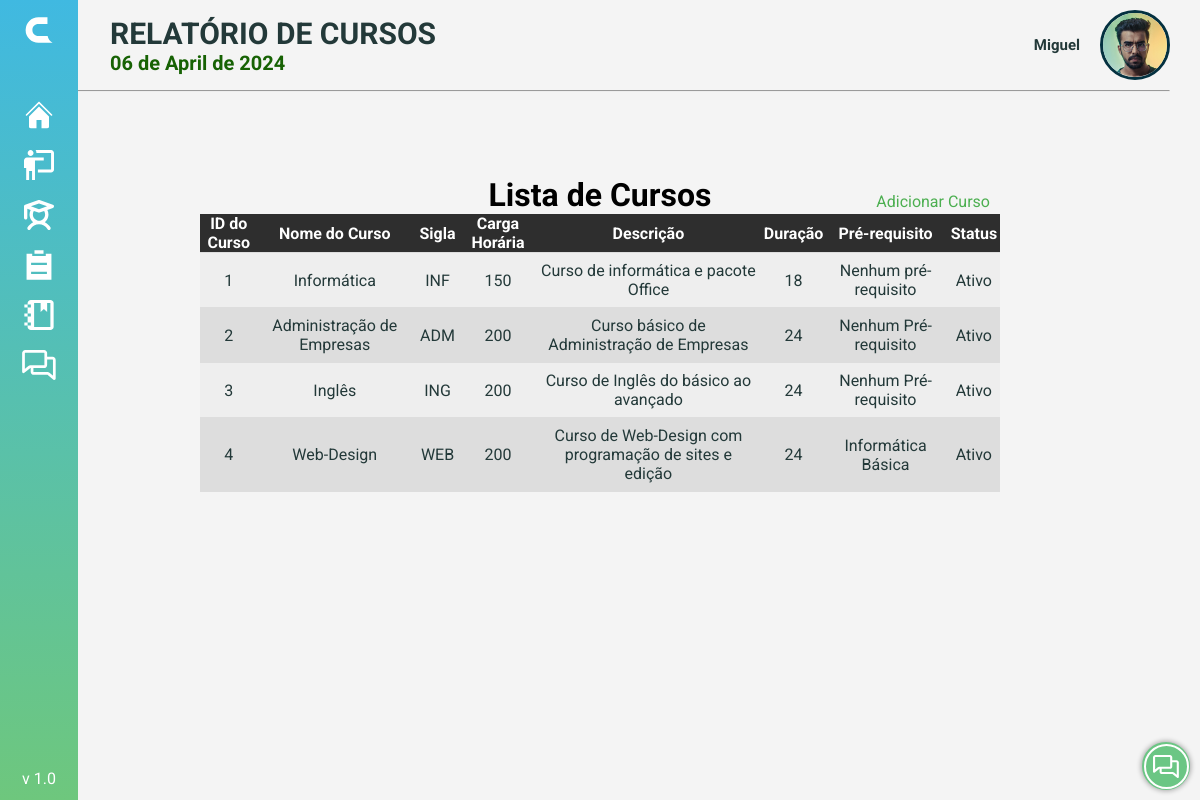
/PAGES/s_curso_consulta.php (signed in), run on the app's committed database.
### tables this page shows
CREATE TABLE Curso (
  Curso_id INT NOT NULL AUTO_INCREMENT,
  Curso_Nome VARCHAR(100) NOT NULL,
  Curso_Sigla CHAR(3) NOT NULL,
  Curso_Carga_horaria INT(10) NOT NULL,
  Curso_Desc VARCHAR(500) NOT NULL,
  Curso_Duracao INT NOT NULL,
  Curso_PreRequisito VARCHAR(500) NOT NULL,
  Curso_Registro DATETIME NOT NULL DEFAULT CURRENT_TIMESTAMP,
  Curso_Status CHAR(1) DEFAULT 1,
  PRIMARY KEY (Curso_id)
);

### PHP/data.php (called while the page is built, shortened)
<?php
$data = date('Y-m-d');
$numeroDia = date('d', strtotime($data));
$nomeMes = strftime('%B', strtotime($data));
$ano = date('Y', strtotime($data));
$nomeMes = utf8_encode($nomeMes);
$date = $numeroDia . ' de ' . $nomeMes . ' de ' . $ano;
?>

### PAGES/s_curso_consulta.php (the view, shortened to what this page needs)
<!DOCTYPE html>
<html lang="pt-BR">
<head>
    <link rel="stylesheet" href="../PHP/sidebar/menu.css">
    <link rel="stylesheet" href="../STYLE/botao.css" />
    <link rel="stylesheet" href="../STYLE/data.css">
    <link rel="stylesheet" href="https://cdnjs.cloudflare.com/ajax/libs/font-awesome/6.3.0/css/all.min.css"
 />
    <link href='https://unpkg.com/boxicons@2.0.7/css/boxicons.min.css' rel='stylesheet'>
    <link rel="stylesheet" href="../STYLE/style_home.css">
</head>
<body>
    <?php include('../PHP/data.php'); ?>
    <?php include('../PHP/sidebar/menu.php'); ?>
    <?php include('../PHP/redes.php'); ?>
    <?php include('../PHP/dropdown.php'); ?>
    <header>
        <div class="title">
            <div class="nomedata closed">
                <h1>RELATÓRIO DE CURSOS</h1>
                <div class="php">
                    <?php echo $date; ?>
                </div>
            </div>
            <div class="user">
                <?php echo $dropdown; ?>
            </div>
        </div>
        <hr>
    </header>
    <div>
        <?php echo $sidebarHTML; ?>
    </div>
    <main>
<div class="top"><h1>Lista de Cursos</h1>
        <a href="s_curso_cad.php"><img src="../ICON/sinal-mais.svg" alt="">Adicionar Curso</a></div>
        <table>
            <tr class="titulos">
                <th>ID do Curso</th>
                <th>Nome do Curso</th>
                <th>Sigla</th>
                <th>Carga Horária</th>
                <th>Descrição</th>
                <th>Duração</th>
                <th>Pré-requisito</th>
                <th>Status</th>
            </tr>
            <?php
            $servername = "localhost";
            $username = "root";
            $password = "";
            $dbname = "CLAU";
            $conn = new mysqli($servername, $username, $password, $dbname);
            $sql = "SELECT Curso_id, Curso_Nome, Curso_Sigla, Curso_Carga_horaria, Curso_Desc, Curso_Duracao, Curso_PreRequisito, Curso_Status FROM curso";
            $result = mysqli_query($conn, $sql);
            while ($row = mysqli_fetch_assoc($result)) {
                echo "<tr onclick=\"window.location='s_curso_detalhes.php?id={$row['Curso_id']}';\">";
                echo "<td>{$row['Curso_id']}</td>";
                echo "<td>{$row['Curso_Nome']}</td>";
                echo "<td>{$row['Curso_Sigla']}</td>";
                echo "<td>{$row['Curso_Carga_horaria']}</td>";
                echo "<td>{$row['Curso_Desc']}</td>";
                echo "<td>{$row['Curso_Duracao']}</td>";
                echo "<td>{$row['Curso_PreRequisito']}</td>";
                echo "<td>" . ($row['Curso_Status'] == 1 ? "Ativo" : "Inativo") . "</td>";
                echo "</tr>";
            }
            ?>
        </table>
    </main>
    <div class="buttons">
        <?php echo $redes; ?>
    </div>
</body>
</html>

### PHP/sidebar/menu.css (style rules this page uses)
* { margin: 0; padding: 0; box-sizing: border-box; }

### STYLE/botao.css (style rules this page uses)
.buttons { position: fixed; z-index: 1; bottom: 0; right: 0; }

### STYLE/data.css (style rules this page uses)
.php { color: #176204; font-size: 20px; font-weight: bold; }

### STYLE/style_home.css (style rules this page uses)
* { margin: 0; padding: 0; box-sizing: border-box; font-family: 'Roboto', sans-serif; }
:root { --cor-primaria: #043140; --cor-secundaria: #176204; --cor-fundo: #F4F4F4; }
body { height: auto; display: flex; flex-direction: column; align-items: center; background-color: var(--cor-fundo); }
header { display: flex; width: 100%; flex-direction: column; justify-content: center; align-items: center; }
.nomedata { display: flex; flex-direction: column; margin-left: 250px; transition: margin-left 0.5s ease; }
.nomedata.closed { margin-left: 80px; }
.title { margin: 0; display: flex; justify-content: space-between; width: 100%; align-items: center; padding: 10px 30px; }
.title h1 { font-size: 30px; font-weight: bold; color: #233939; }
.user { display: flex; align-items: center; }
hr { background-color: #313131; width: 95%; height: 1px; }
main { width: 90%; height: 80%; align-items: center; display: flex; flex-wrap: wrap; max-width: 1000px; justify-content: center; margin: 7% 0; }

### PAGES/s_curso_consulta.php (style rules this page uses)
.top { position: relative; display: flex; width: 100%; justify-content:center; align-items: flex-end; }
.top a { text-decoration: none; color: #4CAF50; position: absolute; right: 11%; bottom: 3px; display: flex; transition: 0.2s ease-in-out; }
table { border-collapse: collapse; width: 80%; margin: 0 auto; border-radius: 15px; }
th { background-color: #f2f2f2; color: #000; }
tr:nth-child(even) { background-color: #eee; }
tr:nth-child(odd) { background-color: #ddd; }
td { padding: 8px; text-align: center; color:#233939 }
th, td { border-bottom: 1px solid #ddd; }
.titulos th { background-color: #2E2E2E; color: white; cursor: default; }

### data on the page
curso: Curso_id "1", Curso_Nome "Informática", Curso_Sigla "INF", Curso_Carga_horaria "150", Curso_Desc "Curso de informática e pacote Office", Curso_Duracao "18", Curso_PreRequisito "Nenhum pré-requisito", Curso_Status "Ativo"
curso: Curso_id "2", Curso_Nome "Administração de Empresas", Curso_Sigla "ADM", Curso_Carga_horaria "200", Curso_Desc "Curso básico de Administração de Empresas", Curso_Duracao "24", Curso_PreRequisito "Nenhum Pré-requisito", Curso_Status "Ativo"
curso: Curso_id "3", Curso_Nome "Inglês", Curso_Sigla "ING", Curso_Carga_horaria "200", Curso_Desc "Curso de Inglês do básico ao avançado", Curso_Duracao "24", Curso_PreRequisito "Nenhum Pré-requisito", Curso_Status "Ativo"
curso: Curso_id "4", Curso_Nome "Web-Design", Curso_Sigla "WEB", Curso_Carga_horaria "200", Curso_Desc "Curso de Web-Design com programação de sites e edição", Curso_Duracao "24", Curso_PreRequisito "Informática Básica", Curso_Status "Ativo"

### other printed values
$date "06 de April de 2024"
$Nome "Miguel"
